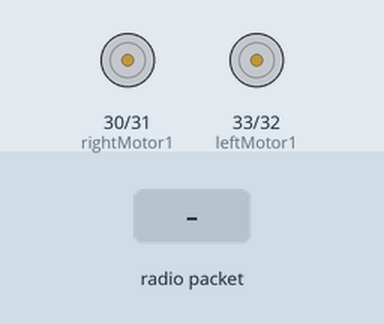
Bench run of a sketch on a simulated Arduino Mega 2560, built with avr-gcc and run on an emulated ATmega2560. Shown: motor-driver pin pairs drawn as motors (green arrow = first pin HIGH = forward, orange = second pin HIGH = backward, longer = more drive). Inputs (shaded band) come from the test bench. No radio packets arrive unless stated.

Above: at 1.2 s.
1.3 s: radio packet "f" arrives
At 2.4 s:
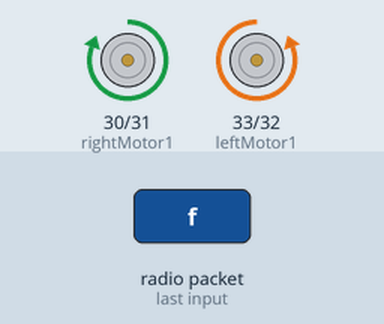
2.8 s: radio packet "l" arrives
At 3.6 s:
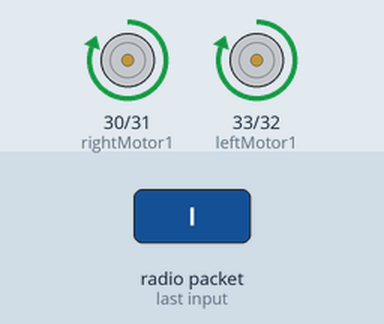
4.3 s: radio packet "r" arrives
At 4.7 s:
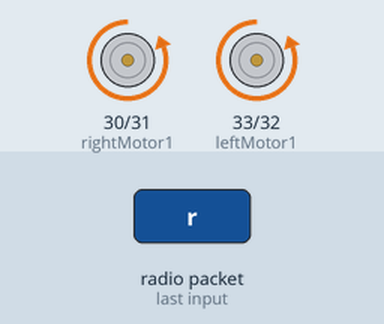
5.8 s: radio packet "b" arrives
At 7.0 s:
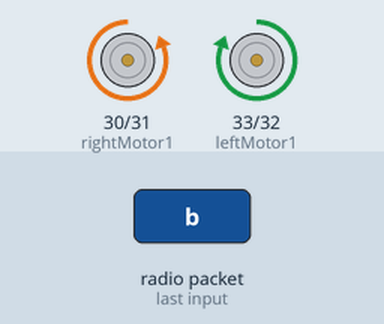
Timing chart, 0 to 8.3 s (numbered marks = the images above; inputs shaded):
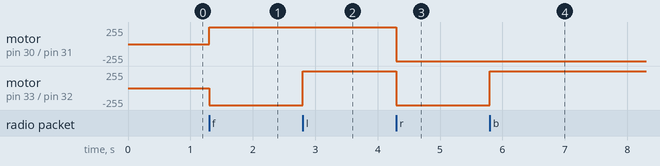

The sketch:

sketch_sep30a.ino
```cpp
#include <SPI.h>
#include <nRF24L01.h>
#include <RF24.h>

RF24 radio(7, 8); // CE, CSN
const byte address[6] = "00001";


const int leftMotor1 = 33;
const int leftMotor2 = 32;
const int rightMotor1 = 30;
const int rightMotor2 = 31;


void setup() {
  pinMode(rightMotor1, OUTPUT);
  pinMode(leftMotor2, OUTPUT);
  pinMode(leftMotor1, OUTPUT);
  pinMode(rightMotor2, OUTPUT);
  Serial.begin(9600);
  radio.begin();
  radio.openReadingPipe(0, address);
  radio.setPALevel(RF24_PA_MIN);
  radio.startListening();
}


void off() {
  digitalWrite(leftMotor1, LOW);
  digitalWrite(leftMotor2, LOW);

  digitalWrite(rightMotor1, LOW);
  digitalWrite(rightMotor2, LOW );
}

void forwards() {

  off();
  digitalWrite(leftMotor1, LOW);
  digitalWrite(leftMotor2, HIGH);

  digitalWrite(rightMotor1, HIGH);
  digitalWrite(rightMotor2, LOW);

}

void backwards() {

  off();
  digitalWrite(leftMotor1, HIGH);
  digitalWrite(leftMotor2, LOW);

  digitalWrite(rightMotor1, LOW);
  digitalWrite(rightMotor2, HIGH);
}

void left() {

  off();
  digitalWrite(leftMotor1, HIGH);
  digitalWrite(leftMotor2, LOW);

  digitalWrite(rightMotor1, HIGH);
  digitalWrite(rightMotor2, LOW);
}

void right() {

  off();
  delay(1);
  digitalWrite(leftMotor1, LOW);
  digitalWrite(leftMotor2, HIGH);

  digitalWrite(rightMotor1, LOW);
  digitalWrite(rightMotor2, HIGH);
}


void loop() {


  if (radio.available()) {
    char text[32] = "";
    radio.read(&text, sizeof(text));
    if(strcmp(text, "f") == 0){
      forwards();
    }
    if(strcmp(text, "l") == 0){
      left();
    }
    if(strcmp(text, "r") == 0){
      right();
    }
    if(strcmp(text, "b") == 0){
      backwards();
    }
  }

}
```

Measured:
- after the input at 1.3 s, motor on pin 30 (rightMotor1) / pin 31 (rightMotor2): stopped → forward 255/255 at once; motor on pin 33 (leftMotor1) / pin 32 (leftMotor2): stopped → backward 255/255 at once
- after the input at 2.8 s, motor on pin 33 (leftMotor1) / pin 32 (leftMotor2): backward 255/255 → forward 255/255 at once
- after the input at 4.3 s, motor on pin 30 (rightMotor1) / pin 31 (rightMotor2), motor on pin 33 (leftMotor1) / pin 32 (leftMotor2): forward 255/255 → backward 255/255 at once
- after the input at 5.8 s, motor on pin 33 (leftMotor1) / pin 32 (leftMotor2): backward 255/255 → forward 255/255 at once
